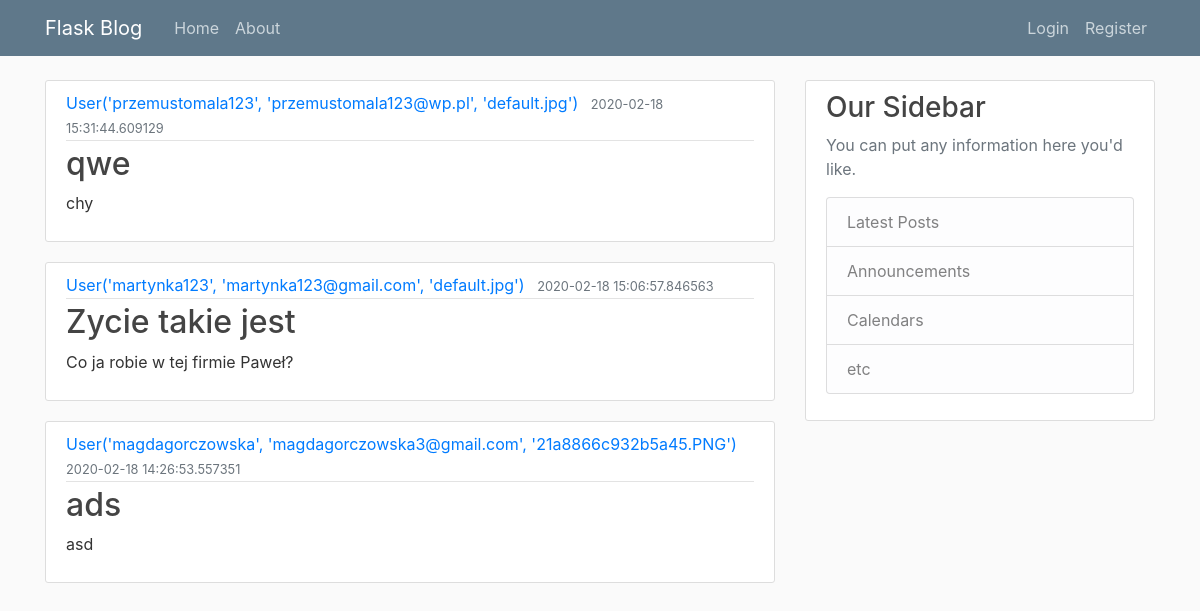
Page /home on the earlier database version.
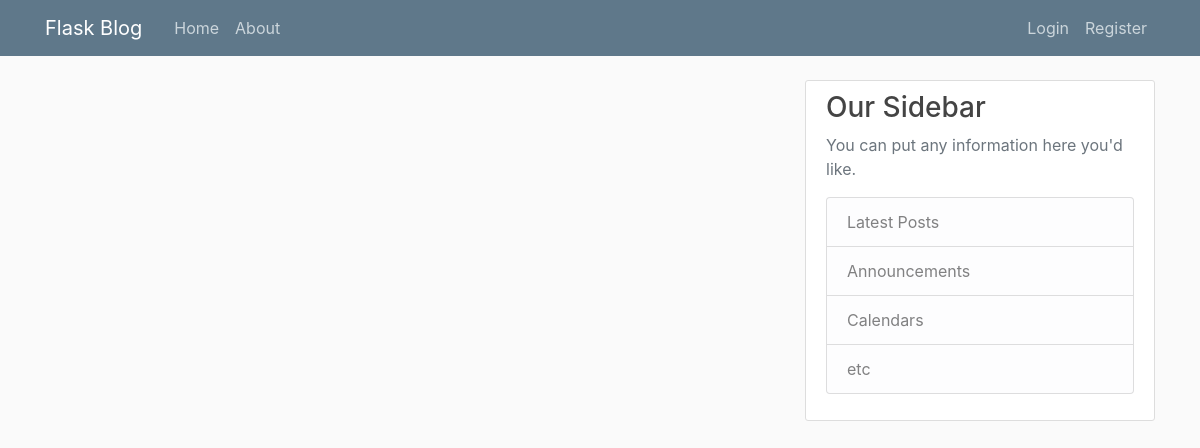
Same page on the later database version.
### flaskblog/models.py (models this page shows, shortened)
class Post(db.Model):
    id = db.Column(db.Integer, primary_key=True)
    title = db.Column(db.String(100), nullable=False)
    date_posted = db.Column(db.DateTime, nullable=False, default=datetime.utcnow)
    content = db.Column(db.Text, nullable=False)
    user_id = db.Column(db.Integer, db.ForeignKey('user.id'), nullable=False)

class User(db.Model, UserMixin):
    id = db.Column(db.Integer, primary_key=True)
    username = db.Column(db.String(20), unique=True, nullable=False)
    email = db.Column(db.String(120), unique=True, nullable=False)
    image_file = db.Column(db.String(20), nullable=False, default='default.jpg')
    password = db.Column(db.String(60), nullable=False)
    posts = db.relationship('Post', backref='author', lazy=True)
    def __repr__(self):
        return f"User('{self.username}', '{self.email}', '{self.image_file}')"

### flaskblog/routes.py (the view)
@app.route("/")
@app.route("/home")
def home():
    page = request.args.get('page', 1, type=int)
    posts = Post.query.order_by(Post.date_posted.desc()).paginate(page=page, per_page=5)
    return render_template('home.html', posts=posts)

### flaskblog/templates/home.html
{% extends "layout.html" %}
{% block content %}
    {% for post in posts%}
            <article class="media content-section">
                <div class="media-body">
                <div class="article-metadata">
                    <a class="mr-2" href="#">{{ post.author }}</a>
                    <small class="text-muted">{{ post.date_posted }}</small>
                </div>
                <h2><a class="article-title" href="#">{{ post.title }}</a></h2>
                <p class="article-content">{{ post.content }}</p>
                </div>
            </article>
    {% endfor %}
{% endblock content %}

### flaskblog/templates/layout.html (shortened to what this page needs)
<!DOCTYPE html>
<html>
<head>
    <link rel="stylesheet" href="https://maxcdn.bootstrapcdn.com/bootstrap/4.0.0/css/bootstrap.min.css">
    <link rel="stylesheet" type="text/css" href="{{ url_for('static', filename='main.css') }}">
</head>
<body>
    <header class="site-header">
      <nav class="navbar navbar-expand-md navbar-dark bg-steel fixed-top">
        <div class="container">
          <a class="navbar-brand mr-4" href="/">Flask Blog</a>
          <div class="collapse navbar-collapse" id="navbarToggle">
            <div class="navbar-nav mr-auto">
              <a class="nav-item nav-link" href="{{ url_for('home') }}">Home</a>
              <a class="nav-item nav-link" href="{{ url_for('about') }}">About</a>
            </div>
            <div class="navbar-nav">
              {% if current_user.is_authenticated %}
                <a class="nav-item nav-link" href="{{ url_for('new_post') }}">New Post</a>
                <a class="nav-item nav-link" href="{{ url_for('account') }}"> {{ current_user.username }} </a>
                <a class="nav-item nav-link" href="{{ url_for('logout') }}">Logout</a>
              {% else %}
                <a class="nav-item nav-link" href="{{ url_for('login') }}">Login</a>
                <a class="nav-item nav-link" href="{{ url_for('register') }}">Register</a>
              {% endif %}
            </div>
          </div>
        </div>
      </nav>
    </header>
    <main role="main" class="container">
      <div class="row">
        <div class="col-md-8">
          {% block content %}{% endblock %}
        </div>
        <div class="col-md-4">
          <div class="content-section">
            <h3>Our Sidebar</h3>
            <p class='text-muted'>You can put any information here you'd like.
              <ul class="list-group">
                <li class="list-group-item list-group-item-light">Latest Posts</li>
                <li class="list-group-item list-group-item-light">Announcements</li>
                <li class="list-group-item list-group-item-light">Calendars</li>
                <li class="list-group-item list-group-item-light">etc</li>
              </ul>
            </p>
          </div>
        </div>
      </div>
    </main>
</body>
</html>

### flaskblog/static/main.css (style rules this page uses)
body { background: #fafafa; color: #333333; margin-top: 5rem; }
h1, h2, h3, h4, h5, h6 { color: #444444; }
.bg-steel { background-color: #5f788a; }
.site-header .navbar-nav .nav-link { color: #cbd5db; }
.content-section { background: #ffffff; padding: 10px 20px; border: 1px solid #dddddd; border-radius: 3px; margin-bottom: 20px; }

Differences in the rows shown:
removed Post: author "User('przemustomala123', 'przemustomala123@wp.pl', 'default.jpg')", date_posted "2020-02-18 15:31:44.609129", title "qwe", content "chy"
removed Post: author "User('martynka123', 'martynka123@gmail.com', 'default.jpg')", date_posted "2020-02-18 15:06:57.846563", title "Zycie takie jest", content "Co ja robie w tej firmie Paweł?"
removed Post: author "User('magdagorczowska', 'magdagorczowska3@gmail.com', '21a8866c932b5a45.PNG')", date_posted "2020-02-18 14:26:53.557351", title "ads", content "asd"
